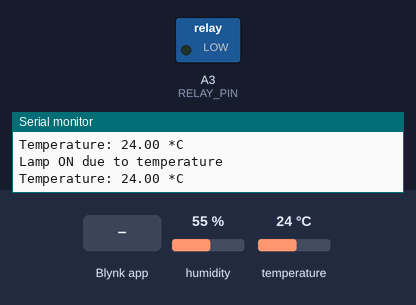
This sketch was run on a simulated Arduino Uno, built with avr-gcc and run on an emulated ATmega328P. Parts: switched loads named in the sketch (green lamp = pin HIGH), the last lines printed to the serial monitor. The test bench sets the inputs (shaded band); at power-on: temperature 24 °C, humidity 55 %. WiFi joins after 1.5 s; servers stay silent unless stated.

Above: at 3.0 s.
3.1 s: temperature set to 28 °C
At 4.4 s:
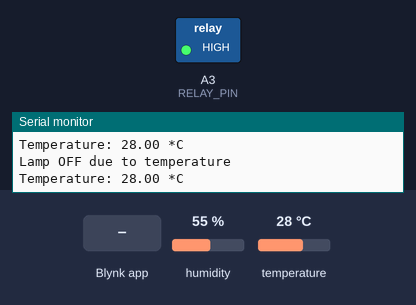
5.3 s: Blynk app writes 1 to V1
At 5.9 s:
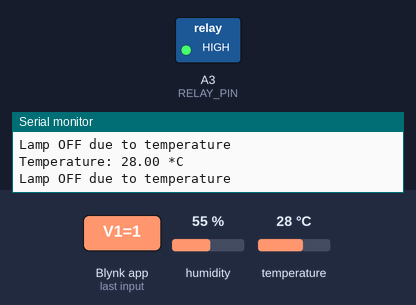
8.3 s: temperature set to 12 °C
At 11.1 s:
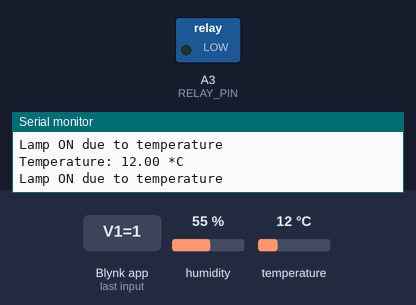
11.4 s: temperature set to 33 °C
At 12.8 s:
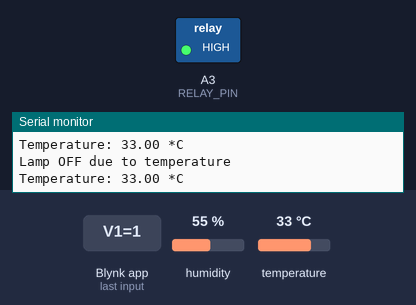
Timing chart, 0 to 14.4 s (numbered marks = the images above; inputs shaded):
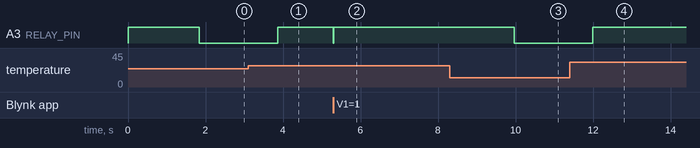

The sketch:

sketch_jun5a.ino
```cpp
#define BLYNK_PRINT Serial
#define BLYNK_TEMPLATE_ID "TMPL6XG5NF5e3"
#define BLYNK_TEMPLATE_NAME "Tubes"
#define BLYNK_AUTH_TOKEN "2f4r87sP8MUn_zKsxpCGuSfLYVTyyTVT"

#include <DHT.h>
#include <SoftwareSerial.h>
#include <BlynkSimpleShieldEsp8266.h>

#define DHTPIN A2
#define DHTTYPE DHT11
#define RELAY_PIN A3

SoftwareSerial EspSerial(4, 3); // RX, TX

char auth[] = BLYNK_AUTH_TOKEN;
char ssid[] = "FSJKUN";
char pass[] = "fadhlan15";

#define ESP8266_BAUD 115200
ESP8266 wifi(&EspSerial);

DHT dht(DHTPIN, DHTTYPE);

void setup() {
  pinMode(RELAY_PIN, OUTPUT);       // Set relay pin as output
  Serial.begin(115200);             // Initialize serial communication
  digitalWrite(RELAY_PIN, HIGH);
  dht.begin();                      // Initialize DHT sensor
  EspSerial.begin(ESP8266_BAUD);    // Initialize ESP8266 serial communication
  Blynk.begin(auth, wifi, ssid, pass); // Initialize Blynk with authentication token

}

void sendData(float temperature) {
  Blynk.virtualWrite(V0, temperature);
}

BLYNK_WRITE(V1) {
  int pinValue = param.asInt(); // Get the value from V1
  if (pinValue == 1) {
    digitalWrite(RELAY_PIN, LOW); // Turn on relay
    Serial.println("Relay ON via Blynk");
  } else {
    digitalWrite(RELAY_PIN, HIGH); // Turn off relay
    Serial.println("Relay OFF via Blynk");
  }
}

void loop() {
  Blynk.run();  // Process Blynk events
  delay(10);  // Wait 500 milliseconds between readings

  float temperature = dht.readTemperature(); // Read temperature in Celsius
  if (isnan(temperature)) { // Check if reading was successful
    Serial.println("Failed to read from DHT sensor!");
    return;
  }
  Serial.print("Temperature: ");
  Serial.print(temperature);
  Serial.println(" *C");
  Blynk.virtualWrite(V0, temperature);
  // sendData(temperature); // Send temperature data to Blynk

  if (temperature < 27) {
    digitalWrite(RELAY_PIN, LOW); // Turn on relay
    Serial.println("Lamp ON due to temperature");
  } else {
    digitalWrite(RELAY_PIN, HIGH);  // Turn off relay
    Serial.println("Lamp OFF due to temperature");
  }
}
```

Measured:
- the behaviour switches between 26 and 27 °C on temperature (found by bisection; images 0 and 1)
- after the input at 3.1 s, A3 (RELAY_PIN): LOW → HIGH after 0.77 s
- after the input at 5.3 s, A3 (RELAY_PIN): HIGH → LOW at once, → HIGH 0.01 s later
- after the input at 8.3 s, A3 (RELAY_PIN): HIGH → LOW after 1.7 s
- after the input at 11.4 s, A3 (RELAY_PIN): LOW → HIGH after 0.60 s
